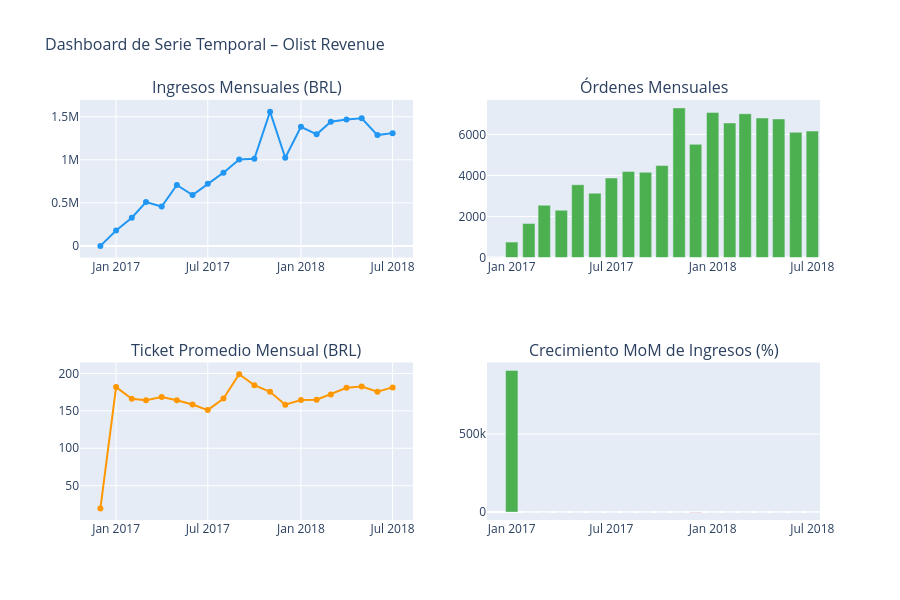

The cell this chart's notebook holds for it:
### Markdown cell above
# 6.2 Serie Temporal de Ingresos Mensuales

### Code cell
fig = make_subplots(
    rows=2, cols=2,
    subplot_titles=[
        'Ingresos Mensuales (BRL)',
        'Órdenes Mensuales',
        'Ticket Promedio Mensual (BRL)',
        'Crecimiento MoM de Ingresos (%)'
    ]
)

# Revenue
fig.add_trace(
    go.Scatter(x=monthly_agg['ds'], y=monthly_agg['monthly_revenue'],
               mode='lines+markers', name='Revenue',
               line=dict(color='#2196F3', width=2)),
    row=1, col=1
)

# Orders
fig.add_trace(
    go.Bar(x=monthly_agg['ds'], y=monthly_agg['monthly_orders'],
           name='Orders', marker_color='#4CAF50'),
    row=1, col=2
)

# Avg Ticket
fig.add_trace(
    go.Scatter(x=monthly_agg['ds'], y=monthly_agg['avg_ticket'],
               mode='lines+markers', name='Avg Ticket',
               line=dict(color='#FF9800', width=2)),
    row=2, col=1
)

# MoM Growth
colors_growth = ['#F44336' if v < 0 else '#4CAF50'
                 for v in monthly_agg['revenue_mom_growth'].fillna(0)]
fig.add_trace(
    go.Bar(x=monthly_agg['ds'],
           y=(monthly_agg['revenue_mom_growth'] * 100).round(2),
           name='MoM Growth', marker_color=colors_growth),
    row=2, col=2
)

fig.update_layout(
    height=600, title_text=' Dashboard de Serie Temporal – Olist Revenue',
    showlegend=False, title_font_size=16
)
fig.show()

### Figure 1 — Plotly figure (JSON) as saved in the notebook; plotly's stock layout.template omitted (floating-point values rounded to 4 significant figures)
{"data": [{"line": {"color": "#2196F3", "width": 2}, "mode": "lines+markers", "name": "Revenue", "x": ["2016-12-01T00:00:00.000000000", "2017-01-01T00:00:00.000000000", "2017-02-01T00:00:00.000000000", "2017-03-01T00:00:00.000000000", "2017-04-01T00:00:00.000000000", "2017-05-01T00:00:00.000000000", "2017-06-01T00:00:00.000000000", "2017-07-01T00:00:00.000000000", "2017-08-01T00:00:00.000000000", "2017-09-01T00:00:00.000000000", "2017-10-01T00:00:00.000000000", "2017-11-01T00:00:00.000000000", "2017-12-01T00:00:00.000000000", "2018-01-01T00:00:00.000000000", "2018-02-01T00:00:00.000000000", "2018-03-01T00:00:00.000000000", "2018-04-01T00:00:00.000000000", "2018-05-01T00:00:00.000000000", "2018-06-01T00:00:00.000000000", "2018-07-01T00:00:00.000000000"], "y": [19.62, 178300.0, 327900.0, 508800.0, 457100.0, 707000.0, 590200.0, 720400.0, 850600.0, 1003000.0, 1012000.0, 1560000.0, 1023000.0, 1384000.0, 1296000.0, 1442000.0, 1469000.0, 1482000.0, 1287000.0, 1310000.0], "type": "scatter", "xaxis": "x", "yaxis": "y"}, {"marker": {"color": "#4CAF50"}, "name": "Orders", "x": ["2016-12-01T00:00:00.000000000", "2017-01-01T00:00:00.000000000", "2017-02-01T00:00:00.000000000", "2017-03-01T00:00:00.000000000", "2017-04-01T00:00:00.000000000", "2017-05-01T00:00:00.000000000", "2017-06-01T00:00:00.000000000", "2017-07-01T00:00:00.000000000", "2017-08-01T00:00:00.000000000", "2017-09-01T00:00:00.000000000", "2017-10-01T00:00:00.000000000", "2017-11-01T00:00:00.000000000", "2017-12-01T00:00:00.000000000", "2018-01-01T00:00:00.000000000", "2018-02-01T00:00:00.000000000", "2018-03-01T00:00:00.000000000", "2018-04-01T00:00:00.000000000", "2018-05-01T00:00:00.000000000", "2018-06-01T00:00:00.000000000", "2018-07-01T00:00:00.000000000"], "y": [1, 750, 1653, 2546, 2303, 3546, 3135, 3872, 4193, 4150, 4478, 7289, 5513, 7069, 6555, 7003, 6798, 6749, 6099, 6159], "type": "bar", "xaxis": "x2", "yaxis": "y2"}, {"line": {"color": "#FF9800", "width": 2}, "mode": "lines+markers", "name": "Avg Ticket", "x": ["2016-12-01T00:00:00.000000000", "2017-01-01T00:00:00.000000000", "2017-02-01T00:00:00.000000000", "2017-03-01T00:00:00.000000000", "2017-04-01T00:00:00.000000000", "2017-05-01T00:00:00.000000000", "2017-06-01T00:00:00.000000000", "2017-07-01T00:00:00.000000000", "2017-08-01T00:00:00.000000000", "2017-09-01T00:00:00.000000000", "2017-10-01T00:00:00.000000000", "2017-11-01T00:00:00.000000000", "2017-12-01T00:00:00.000000000", "2018-01-01T00:00:00.000000000", "2018-02-01T00:00:00.000000000", "2018-03-01T00:00:00.000000000", "2018-04-01T00:00:00.000000000", "2018-05-01T00:00:00.000000000", "2018-06-01T00:00:00.000000000", "2018-07-01T00:00:00.000000000"], "y": [19.62, 181.7, 166.2, 164.2, 168.3, 164.2, 158.4, 151.0, 166.6, 199.1, 184.2, 175.4, 158.2, 164.4, 164.8, 172.0, 180.9, 182.6, 175.6, 181.4], "type": "scatter", "xaxis": "x3", "yaxis": "y3"}, {"marker": {"color": ["#4CAF50", "#4CAF50", "#4CAF50", "#4CAF50", "#F44336", "#4CAF50", "#F44336", "#4CAF50", "#4CAF50", "#4CAF50", "#4CAF50", "#4CAF50", "#F44336", "#4CAF50", "#F44336", "#4CAF50", "#4CAF50", "#4CAF50", "#F44336", "#4CAF50"]}, "name": "MoM Growth", "x": ["2016-12-01T00:00:00.000000000", "2017-01-01T00:00:00.000000000", "2017-02-01T00:00:00.000000000", "2017-03-01T00:00:00.000000000", "2017-04-01T00:00:00.000000000", "2017-05-01T00:00:00.000000000", "2017-06-01T00:00:00.000000000", "2017-07-01T00:00:00.000000000", "2017-08-01T00:00:00.000000000", "2017-09-01T00:00:00.000000000", "2017-10-01T00:00:00.000000000", "2017-11-01T00:00:00.000000000", "2017-12-01T00:00:00.000000000", "2018-01-01T00:00:00.000000000", "2018-02-01T00:00:00.000000000", "2018-03-01T00:00:00.000000000", "2018-04-01T00:00:00.000000000", "2018-05-01T00:00:00.000000000", "2018-06-01T00:00:00.000000000", "2018-07-01T00:00:00.000000000"], "y": [NaN, 908600.0, 83.94, 55.15, -10.17, 54.7, -16.52, 22.06, 18.07, 17.95, 0.91, 54.06, -34.38, 35.22, -6.37, 11.29, 1.88, 0.84, -13.14, 1.79], "type": "bar", "xaxis": "x4", "yaxis": "y4"}], "layout": {"xaxis": {"anchor": "y", "domain": [0.0, 0.45]}, "yaxis": {"anchor": "x", "domain": [0.625, 1.0]}, "xaxis2": {"anchor": "y2", "domain": [0.55, 1.0]}, "yaxis2": {"anchor": "x2", "domain": [0.625, 1.0]}, "xaxis3": {"anchor": "y3", "domain": [0.0, 0.45]}, "yaxis3": {"anchor": "x3", "domain": [0.0, 0.375]}, "xaxis4": {"anchor": "y4", "domain": [0.55, 1.0]}, "yaxis4": {"anchor": "x4", "domain": [0.0, 0.375]}, "annotations": [{"font": {"size": 16}, "showarrow": false, "text": "Ingresos Mensuales (BRL)", "x": 0.225, "xanchor": "center", "xref": "paper", "y": 1.0, "yanchor": "bottom", "yref": "paper"}, {"font": {"size": 16}, "showarrow": false, "text": "Órdenes Mensuales", "x": 0.775, "xanchor": "center", "xref": "paper", "y": 1.0, "yanchor": "bottom", "yref": "paper"}, {"font": {"size": 16}, "showarrow": false, "text": "Ticket Promedio Mensual (BRL)", "x": 0.225, "xanchor": "center", "xref": "paper", "y": 0.375, "yanchor": "bottom", "yref": "paper"}, {"font": {"size": 16}, "showarrow": false, "text": "Crecimiento MoM de Ingresos (%)", "x": 0.775, "xanchor": "center", "xref": "paper", "y": 0.375, "yanchor": "bottom", "yref": "paper"}], "title": {"font": {"size": 16}, "text": " Dashboard de Serie Temporal – Olist Revenue"}, "height": 600, "showlegend": false}}
